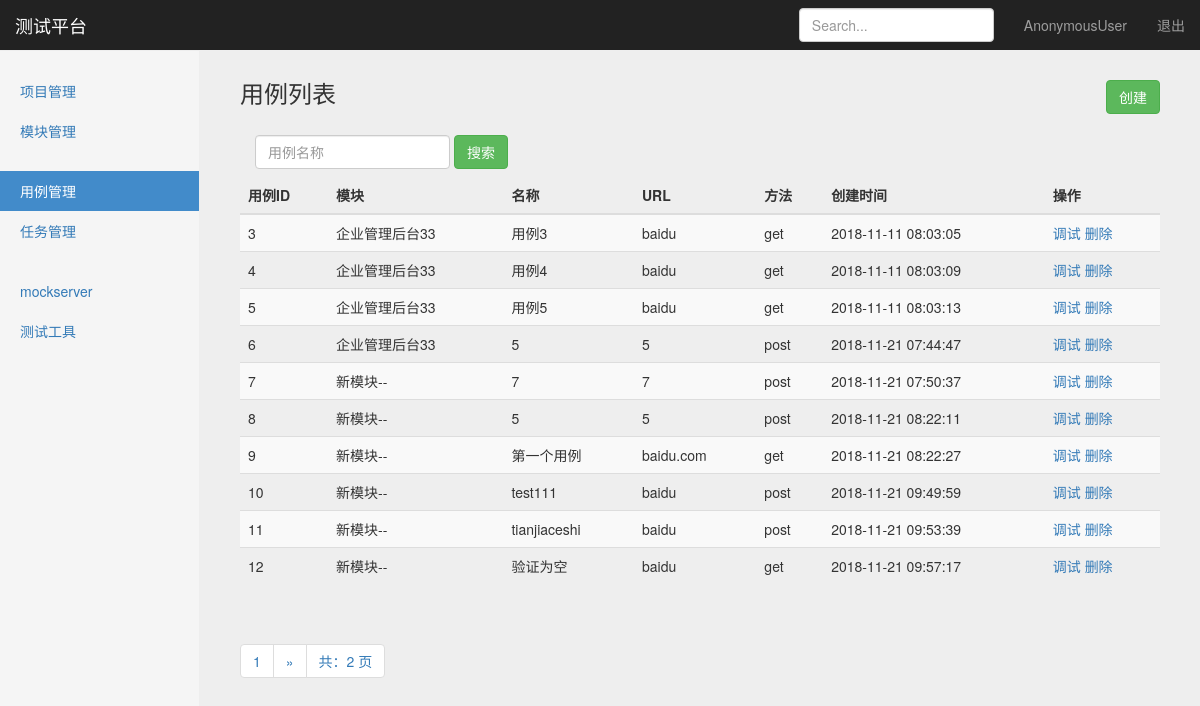
The app's page /interface/search_case_name/, older data.
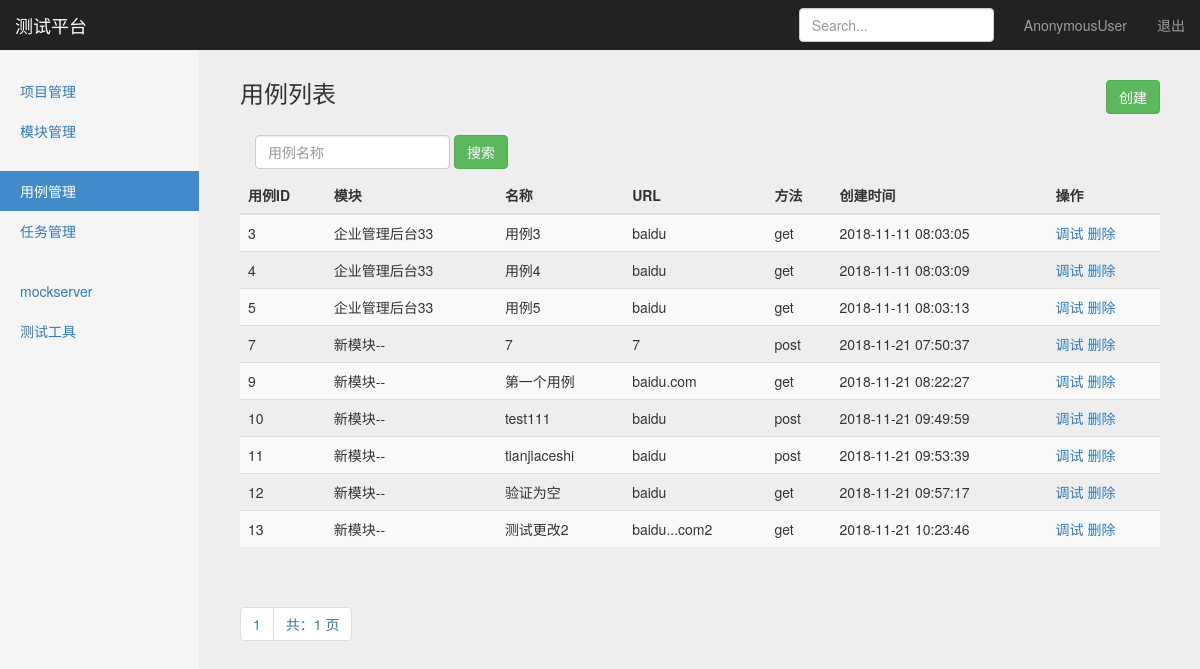
The same page, newer data.
### interface_app/models.py (models this page shows, shortened)
class TestCase(models.Model):
    module = models.ForeignKey(Module, on_delete=models.CASCADE) # on_delete参数表示项目删除后，模块也跟随删除
    name = models.CharField("名称", max_length=100, blank=False, default="")
    url = models.TextField("URL", default="")
    req_method = models.CharField("方法", max_length=10, default="")
    req_type = models.CharField("参数类型", max_length=10, default="")
    req_header = models.TextField("header", default="")
    req_parameter = models.TextField("参数", default="")
    reponses_assert = models.TextField("验证", default="")
    create_time = models.DateTimeField("创建时间", auto_now_add=True)

### projects_app/models.py (models this page shows)
class Module(models.Model):
    project = models.ForeignKey(Project, on_delete=models.CASCADE) # on_delete参数表示项目删除后，模块也跟随删除
    name = models.CharField("名称", max_length=100, blank=False, default="")
    description = models.TextField("描述", default="")
    create_time = models.DateTimeField("创建时间", auto_now=True)
    def __str__(self):
        return self.name

### interface_app/views/testcase_views.py (the view)
# urls.py: path('search_case_name/', testcase_views.search_case_name),
def search_case_name(request):
    if request.method == "GET":
        case_name = request.GET.get('case_name', "")
        cases = TestCase.objects.filter(name__contains=case_name).order_by('create_time')
        paginator = Paginator(cases, 10)
        page = request.GET.get('page')
        try:
            contacts = paginator.page(page)
        except PageNotAnInteger:
            contacts = paginator.page(1)
        except EmptyPage:
            contacts = paginator.page(paginator.num_pages)
        return render(request, "case_manage.html", {
            "type": "list",
            "testcases": contacts,
            "case_name": case_name,
        })
    else:
        return HttpResponse("404")

### templates/case_manage.html (shortened to what this page needs)
{% extends "base.html" %}
{% block content %}
    <nav class="navbar navbar-inverse navbar-fixed-top">
      <div class="container-fluid">
        <div class="navbar-header">
          <a class="navbar-brand" href="#">测试平台</a>
        </div>
        <div id="navbar" class="navbar-collapse collapse">
          <ul class="nav navbar-nav navbar-right">
            <li><a href="#">{{user}}</a></li>
            <li><a href="/logout/">退出</a></li>
          </ul>
          <form class="navbar-form navbar-right">
            <input type="text" class="form-control" placeholder="Search...">
          </form>
        </div>
      </div>
    </nav>
    <div class="container-fluid">
        <div class="row">
            <div class="col-sm-3 col-md-2 sidebar">
                <ul class="nav nav-sidebar">
                    <li ><a href="/manage/project_manage/">项目管理</a></li>
                    <li ><a href="/manage/module_manage/">模块管理</a></li>
                </ul>
                <ul class="nav nav-sidebar">
                    <li class="active"><a href="/interface/case_manage">用例管理</a></li>
                    <li><a href="">任务管理</a></li>
                </ul>
                <ul class="nav nav-sidebar">
                    <li><a href="">mockserver</a></li>
                    <li><a href="">测试工具</a></li>
                </ul>
            </div>
        </div>
    </div>
    {% if type == 'list'%}
        <div class="col-sm-9 col-sm-offset-3 col-md-10 col-md-offset-2 main">
            <h3 class="sub-header">用例列表
                <button type="button" class="btn btn-success" style="float: right;"
                onclick="window.location.href='/interface/case_add/'">创建</button>
            </h3>
            <div class="table-responsive">
                <form class="navbar-form" method="get" action="/interface/search_case_name/">
                    <div class="form-group">
                        <input name="case_name" type="text" placeholder="用例名称" class="form-control">
                    </div>
                    <button type="submit" class="btn btn-success">搜索</button>
                </form>
            <table class="table table-striped">
              <thead>
                <tr>
                  <th>用例ID</th>
                  <th>模块</th>
                  <th>名称</th>
                  <th>URL</th>
                  <th>方法</th>
                  <th>创建时间</th>
                  <th>操作</th>
                </tr>
              </thead>
              <tbody>
                {% for case in testcases %}
                <tr>
                  <td>{{case.id}}</td>
                  <td>{{case.module}}</td>
                  <td>{{case.name}}</td>
                  <td>{{case.url}}</td>
                  <td>{{case.req_method}}</td>
                  <td>{{case.create_time | date:"Y-m-d H:i:s" }}</td>
                  <td>
                    <a href="/interface/case_debug/{{case.id}}/">调试</a>
                    <a href="/interface/case_delete/{{case.id}}/">删除</a>
                  </td>
                </tr>
              {% endfor %}
              </tbody>
            </table>
          </div>
            <div class="pagination">
                <span class="step-links">
                    <ul class="pagination">
                        <li><a href="#">{{ testcases.number }}</a></li>
                        {% if testcases.has_next %}
                            {% if case_name %}
                                <li><a href="?case_name={{ case_name }}&page={{ testcases.next_page_number }}">&raquo;</a></li>
                            {% else %}
                                <li><a href="?page={{ testcases.next_page_number }}">&raquo;</a></li>
                            {% endif %}
                        {% endif %}
                        <li><a href="#">共：{{ testcases.paginator.num_pages }} 页</a></li>
                    </ul>
                </span>
            </div>
        </div>
    {% endif %}
{% endblock %}

### templates/base.html (shortened to what this page needs)
<!DOCTYPE html>
<html lang="zh-CN">
  <head>
      {% load static %}
      {% load static %}
      <link rel="stylesheet" href="{% static 'css/bootstrap.min.css' %}">
      <link rel="stylesheet" href="{% static 'css/dashboard.css' %}">
      <link rel="stylesheet"  href="{% static 'css/signin.css' %}">
  </head>
  <body>
    {% block content %}
    {% endblock %}
  </body>
</html>

### static/css/dashboard.css (style rules this page uses)
body { padding-top: 50px; }
.sub-header { padding-bottom: 10px; border-bottom: 1px solid #eee; }
.navbar-fixed-top { border: 0; }
.sidebar { display: none; }
@media (min-width: 768px) { .sidebar { position: fixed; top: 51px; bottom: 0; left: 0; z-index: 1000; display: block; padding: 20px; overflow-x: hidden; overflow-y: auto; background-color: #f5f5f5; border-right: 1px solid #eee; } }
.nav-sidebar { margin-right: -21px; margin-bottom: 20px; margin-left: -20px; }
.nav-sidebar > li > a { padding-right: 20px; padding-left: 20px; }
.nav-sidebar > .active > a, .nav-sidebar > .active > a:hover, .nav-sidebar > .active > a:focus { color: #fff; background-color: #428bca; }
.main { padding: 20px; }
@media (min-width: 768px) { .main { padding-right: 40px; padding-left: 40px; } }

### static/css/signin.css (style rules this page uses)
body { padding-top: 40px; padding-bottom: 40px; background-color: #eee; }

Row changes from the older to the newer data that the page shows:
removed TestCase: id "6", module "企业管理后台33", name "5", url "5", req_method "post", create_time "2018-11-21 07:44:47"
removed TestCase: id "8", module "新模块--", name "5", url "5", req_method "post", create_time "2018-11-21 08:22:11"
now on this page (row unchanged): TestCase: id "13", module "新模块--", name "测试更改2", url "baidu...com2", req_method "get", create_time "2018-11-21 10:23:46"
Text that changed along with them:
{{ testcases.paginator.num_pages }}: "2" → "1"
